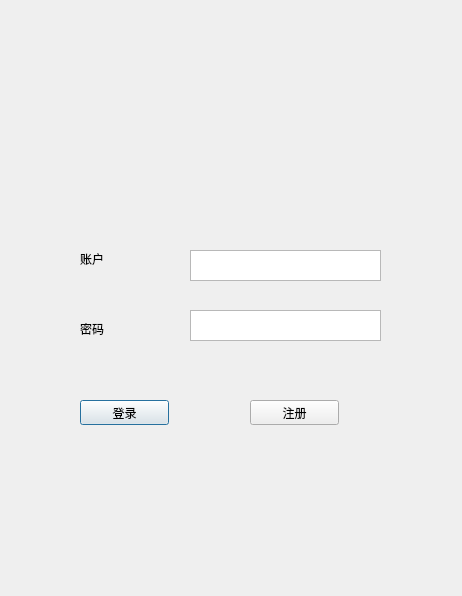
<?xml version="1.0" encoding="UTF-8"?>
<ui version="4.0">
 <class>Dialog</class>
 <widget class="QDialog" name="Dialog">
  <property name="geometry">
   <rect>
    <x>0</x>
    <y>0</y>
    <width>462</width>
    <height>596</height>
   </rect>
  </property>
  <property name="windowTitle">
   <string>Dialog</string>
  </property>
  <property name="styleSheet">
   <string notr="true">background-image: url(:/bg.png);</string>
  </property>
  <widget class="QPushButton" name="pushButton">
   <property name="geometry">
    <rect>
     <x>80</x>
     <y>400</y>
     <width>89</width>
     <height>25</height>
    </rect>
   </property>
   <property name="text">
    <string>登录</string>
   </property>
  </widget>
  <widget class="QPushButton" name="pushButton_2">
   <property name="geometry">
    <rect>
     <x>250</x>
     <y>400</y>
     <width>89</width>
     <height>25</height>
    </rect>
   </property>
   <property name="text">
    <string>注册</string>
   </property>
  </widget>
  <widget class="QTextEdit" name="textEdit">
   <property name="geometry">
    <rect>
     <x>190</x>
     <y>250</y>
     <width>191</width>
     <height>31</height>
    </rect>
   </property>
  </widget>
  <widget class="QTextEdit" name="textEdit_2">
   <property name="geometry">
    <rect>
     <x>190</x>
     <y>310</y>
     <width>191</width>
     <height>31</height>
    </rect>
   </property>
  </widget>
  <widget class="QLabel" name="label">
   <property name="geometry">
    <rect>
     <x>80</x>
     <y>250</y>
     <width>67</width>
     <height>17</height>
    </rect>
   </property>
   <property name="text">
    <string>账户</string>
   </property>
  </widget>
  <widget class="QLabel" name="label_2">
   <property name="geometry">
    <rect>
     <x>80</x>
     <y>320</y>
     <width>67</width>
     <height>17</height>
    </rect>
   </property>
   <property name="text">
    <string>密码</string>
   </property>
  </widget>
 </widget>
 <resources>
  <include location="pic.qrc"/>
 </resources>
 <connections/>
</ui>
